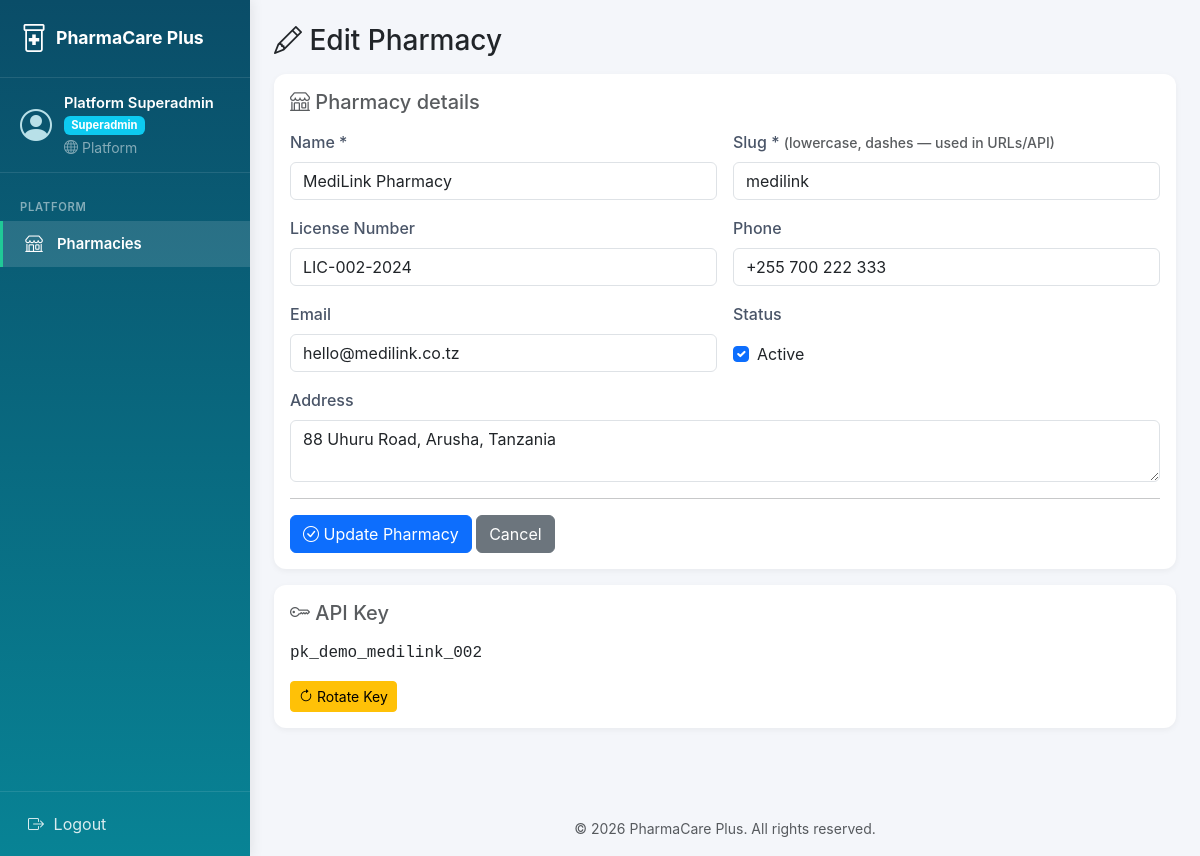
Screenshot of /index.php?page=pharmacies&action=edit&id=2 (signed in) with the database file from the repository.
### tables this page shows
CREATE TABLE pharmacies (
    id INT AUTO_INCREMENT PRIMARY KEY,
    name VARCHAR(150) NOT NULL,
    slug VARCHAR(80) UNIQUE NOT NULL,
    license_number VARCHAR(80),
    address VARCHAR(255),
    phone VARCHAR(30),
    email VARCHAR(120),
    logo_path VARCHAR(255),
    api_key VARCHAR(64) UNIQUE,
    is_active TINYINT(1) DEFAULT 1,
    created_at TIMESTAMP DEFAULT CURRENT_TIMESTAMP,
    updated_at TIMESTAMP DEFAULT CURRENT_TIMESTAMP ON UPDATE CURRENT_TIMESTAMP
);

### controllers/PharmacyController.php (called while the page is built, shortened)
<?php
require_once __DIR__ . '/../models/Pharmacy.php';
class PharmacyController {
    private $pharmacy;
    public function __construct($db) {
        $this->pharmacy = new Pharmacy($db);
    }
    public function edit() {
        $id = (int)($_GET['id'] ?? 0);
        $pharmacy = $this->pharmacy->find($id);
        require __DIR__ . '/../views/pharmacies/edit.php';
    }
}

### index.php (called while the page is built, shortened)
<?php
require_once __DIR__ . '/config/config.php';
$db = (new Database())->getConnection();
$action = $_GET['action'] ?? 'index';
$controller = new $controllerName($db);
$methodMap = [
    'index'         => 'index',
    'create'        => 'create',
    'store'         => 'store',
    'edit'          => 'edit',
    'update'        => 'update',
    'delete'        => 'delete',
    'show'          => 'show',
    'invoice'       => 'invoice',
    'pos'           => 'pos',
    'sales'         => 'sales',
    'inventory'     => 'inventory',
    'expiry'        => 'expiry',
    'adjust'        => 'adjust',
    'storeAdjust'   => 'storeAdjust',
    'ajaxSearch'    => 'ajaxSearch',
    'ajaxBarcode'   => 'ajaxBarcode',
    'toggle'        => 'toggle',
    'rotateKey'     => 'rotateKey',
    'profile'           => 'profile',
    'updateProfile'     => 'updateProfile',
    'exportSalesPdf'    => 'exportSalesPdf',
    'exportInventoryPdf'=> 'exportInventoryPdf',
    'exportExpiryPdf'   => 'exportExpiryPdf',
];
$method = $methodMap[$action] ?? 'index';
$controller->$method();

### config/config.php (called while the page is built, shortened)
<?php
function url($path = '') {
    return BASE_URL . '/' . ltrim($path, '/');
}
function sanitize($value) {
    return htmlspecialchars(trim((string)$value), ENT_QUOTES, 'UTF-8');
}

### models/Pharmacy.php (called while the page is built, shortened)
<?php
class Pharmacy {
    private $db;
    public function __construct($db) {
        $this->db = $db;
    }
    public function find($id) {
        $stmt = $this->db->prepare("SELECT * FROM pharmacies WHERE id = ?");
        $stmt->execute([$id]);
        return $stmt->fetch();
    }
}

### views/pharmacies/_form.php (the view, shortened to what this page needs)
<?php $p = $pharmacy ?? []; $isEdit = !empty($p['id']); ?>
<form method="POST" action="<?= sanitize($action) ?>">
    <h5 class="mb-3 text-muted"><i class="bi bi-shop"></i> Pharmacy details</h5>
    <div class="row g-3">
        <div class="col-md-6"><label class="form-label">Name *</label>
            <input type="text" name="name" class="form-control" required value="<?= sanitize($p['name'] ?? '') ?>">
        </div>
        <div class="col-md-6"><label class="form-label">Slug *
                <small class="text-muted">(lowercase, dashes — used in URLs/API)</small></label>
            <input type="text" name="slug" class="form-control" required pattern="[a-z0-9][a-z0-9-]{1,79}"
                   value="<?= sanitize($p['slug'] ?? '') ?>">
        </div>
        <div class="col-md-6"><label class="form-label">License Number</label>
            <input type="text" name="license_number" class="form-control" value="<?= sanitize($p['license_number'] ?? '') ?>">
        </div>
        <div class="col-md-6"><label class="form-label">Phone</label>
            <input type="text" name="phone" class="form-control" value="<?= sanitize($p['phone'] ?? '') ?>">
        </div>
        <div class="col-md-6"><label class="form-label">Email</label>
            <input type="email" name="email" class="form-control" value="<?= sanitize($p['email'] ?? '') ?>">
        </div>
        <div class="col-md-6"><label class="form-label">Status</label>
            <div class="form-check mt-2">
                <input class="form-check-input" type="checkbox" name="is_active" id="is_active"
                       <?= (!isset($p['is_active']) || $p['is_active']) ? 'checked' : '' ?>>
                <label class="form-check-label" for="is_active">Active</label>
            </div>
        </div>
        <div class="col-12"><label class="form-label">Address</label>
            <textarea name="address" class="form-control" rows="2"><?= sanitize($p['address'] ?? '') ?></textarea>
        </div>
    </div>
    <hr>
    <button type="submit" class="btn btn-primary"><i class="bi bi-check-circle"></i> <?= sanitize($submitLabel) ?></button>
    <a href="<?= url('index.php?page=pharmacies') ?>" class="btn btn-secondary">Cancel</a>
</form>

### views/pharmacies/edit.php (shortened to what this page needs)
<?php $pageTitle = 'Edit Pharmacy'; require __DIR__ . '/../layouts/header.php'; ?>
<h3 class="mb-3"><i class="bi bi-pencil"></i> Edit Pharmacy</h3>
<div class="card"><div class="card-body">
<?php
$action = url('index.php?page=pharmacies&action=update');
$submitLabel = 'Update Pharmacy';
require __DIR__ . '/_form.php';
?>
</div></div>
<div class="card mt-3"><div class="card-body">
    <h5 class="text-muted mb-3"><i class="bi bi-key"></i> API Key</h5>
    <p class="font-monospace text-break"><?= sanitize($pharmacy['api_key'] ?? '') ?></p>
    <form method="POST" action="<?= url('index.php?page=pharmacies&action=rotateKey') ?>"
          onsubmit="return confirm('Rotate API key? The current key will stop working immediately.');">
        <button type="submit" class="btn btn-warning btn-sm">
            <i class="bi bi-arrow-clockwise"></i> Rotate Key
        </button>
    </form>
</div></div>
<?php require __DIR__ . '/../layouts/footer.php'; ?>

### assets/css/style.css (style rules this page uses)
:root { --brand-primary: #0d6efd; --brand-secondary: #198754; --brand-accent: #20c997; --brand-dark: #0a1929; }
body { background: #f4f6fa; font-family: -apple-system, BlinkMacSystemFont, 'Segoe UI', Roboto, sans-serif; }
:root { --sidebar-width: 250px; --topbar-height: 56px; }
.card { border: none; border-radius: 12px; box-shadow: 0 2px 6px rgba(0,0,0,0.05); }
.form-label { font-weight: 500; color: #4a5568; }

### rows the page displays
pharmacies: name "MediLink Pharmacy", slug "medilink", license_number "LIC-002-2024", phone "+255 700 222 333", email "hello@medilink.co.tz", is_active "☑", address "88 Uhuru Road, Arusha, Tanzania", api_key "pk_demo_medilink_002"

### other values shown
APP_NAME "PharmaCare Plus"
$u['full_name'] "Platform Superadmin"
$u['role'] "Superadmin"
$submitLabel "Update Pharmacy"
